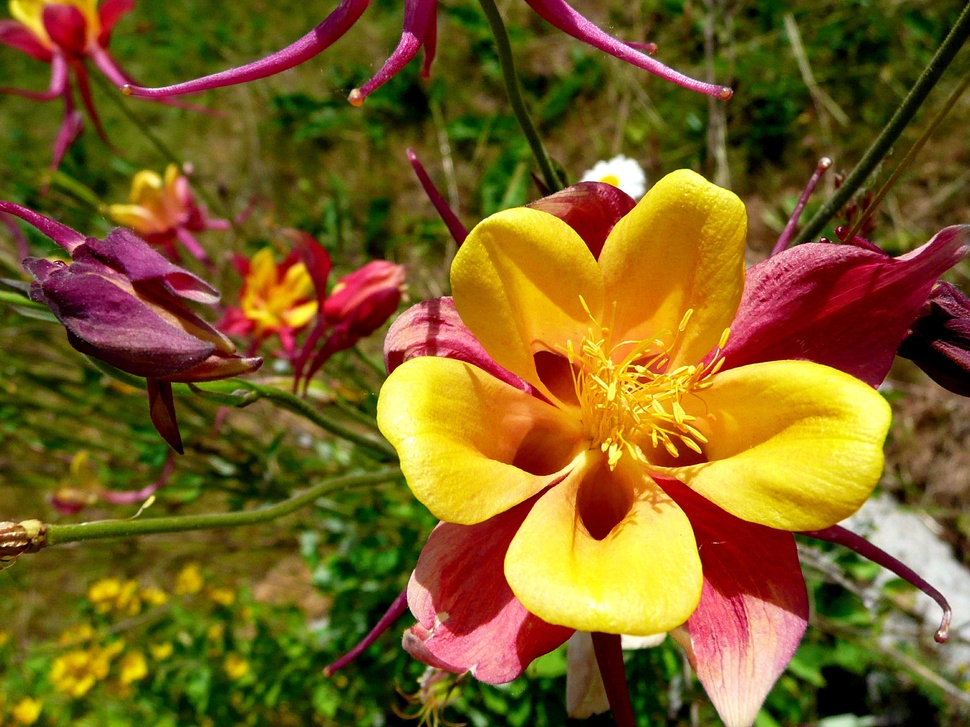
%> input picture Digital Image Processing Using Matlab/Image processing using matlab/flower.jpg, 970 x 727 px, shrunk from 3072 x 2304 before the run
$ octave imageconver1.m   (GNU Octave 9; MATLAB toolbox functions it lacks are replaced by stand-ins)
%> lines starting %> are read from the running program, lines starting %| are printed output that depends on the picture; in (x1, y1, x2, y2) boxes, pixels count from 0 and x2, y2 are one past the last pixel; in counts of white or black regions, pixels touching at a corner belong together; the program's own positions count from 1
clc;
close all;
clear;
a=imread('flower.jpg');
%> a is the input picture: size 727x970x3 uint8; mean R, G, B 122.7, 94.7, 32.1
sgtitle("Image Conversions");
subplot(1,3,1);imshow(a);title("Original Image");
b=rgb2gray(a);
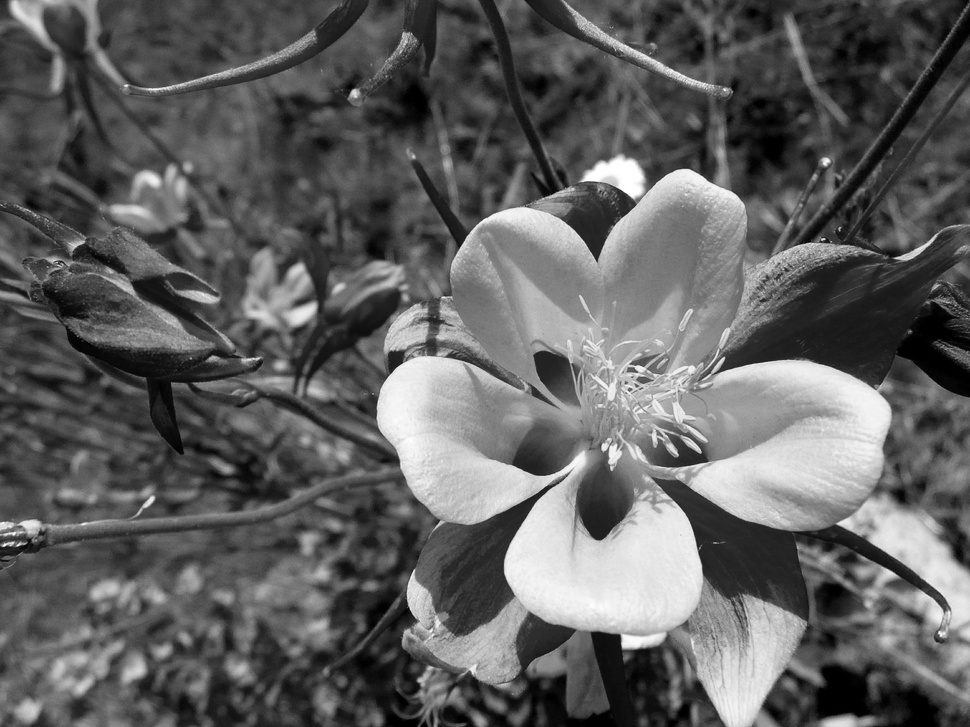
%> b: size 727x970 uint8; min 0, max 255, mean 95.9
subplot(1,3,2);imshow(b);title("RGB to gray converted image");
c=im2bw(a);
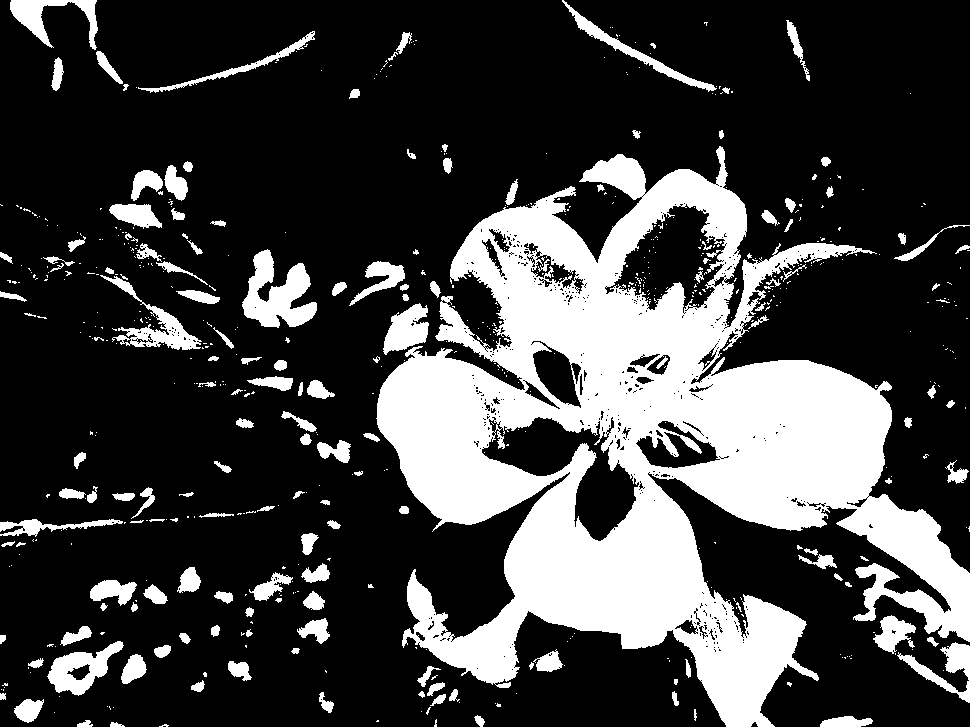
%> c: size 727x970 logical; 25.6% white; 632 white regions (473 under 20 px), largest, box (x1, y1, x2, y2) and area: (376, 146, 970, 727) 143656, (242, 249, 317, 328) 3225, (47, 641, 124, 696) 1861
subplot(1,3,3);imshow(c);title("RGB to binary image")

$ run again, with Digital Image Processing Using Matlab/Image processing using matlab/leaves.jpg copied over Digital Image Processing Using Matlab/Image processing using matlab/flower.jpg
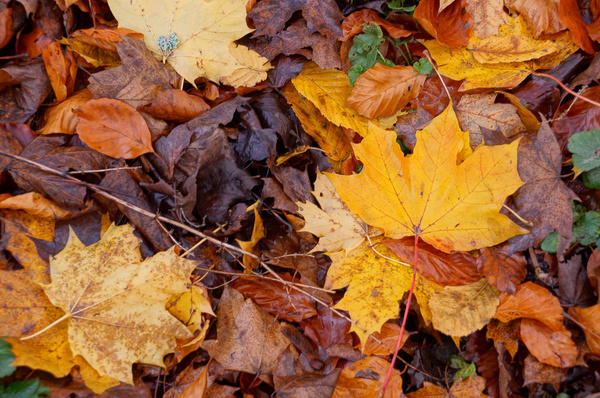
%> input picture Digital Image Processing Using Matlab/Image processing using matlab/leaves.jpg, 600 x 398 px
%> a is the input picture: size 398x600x3 uint8; mean R, G, B 148.9, 94.4, 53.4
%> `b=rgb2gray(a);`:
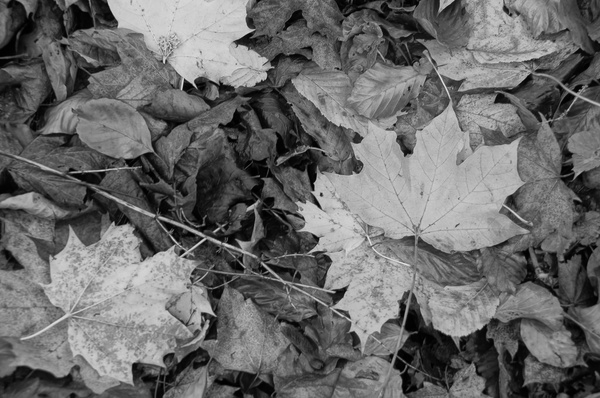
%> b: size 398x600 uint8; min 0, max 229, mean 106
%> `c=im2bw(a);`:
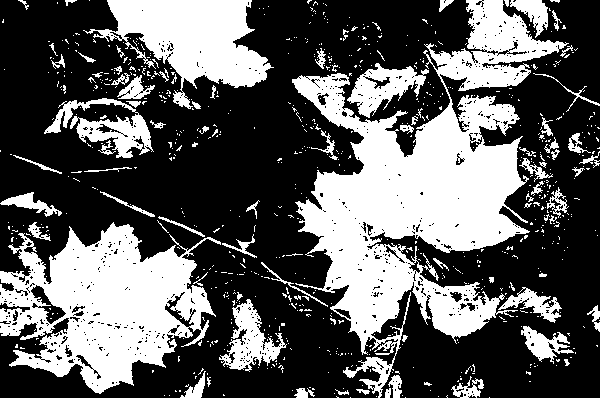
%> c: size 398x600 logical; 36.7% white; 760 white regions (679 under 20 px), largest, box (x1, y1, x2, y2) and area: (292, 0, 569, 398) 40131, (0, 222, 221, 394) 20719, (83, 0, 274, 109) 9699
